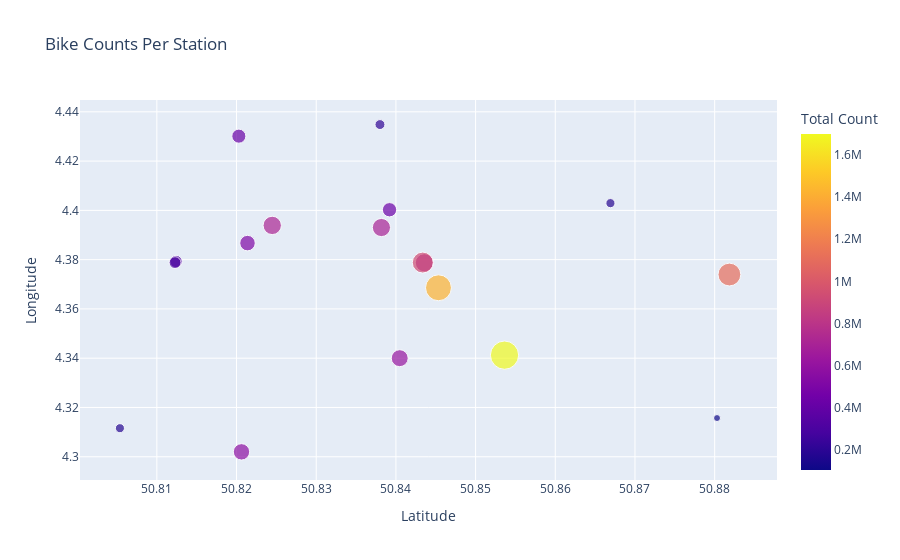

Notebook code for this chart:
### Code cell
# plot on a map
# convert to pandas dataframe
pdf_2024 = df_2024.toPandas()
import plotly.express as px

fig = px.scatter(
    pdf_2024,
    x='lon_wgs_84',
    y='lat_wgs_84',
    size='total_count_2024',
    color = 'total_count_2024',
    hover_name='device_name',
    title='Bike Counts Per Station',
    labels={'lon_wgs_84':'Longitude','lat_wgs_84':'Latitude','total_count_2024':'Total Count'}
)

fig.show()

### Figure 1 — Plotly figure (JSON) as saved in the notebook; plotly's stock layout.template omitted (floating-point values rounded to 4 significant figures)
{"data": [{"hovertemplate": "<b>%{hovertext}</b><br><br>Latitude=%{x}<br>Longitude=%{y}<br>Total Count=%{marker.color}<extra></extra>", "hovertext": ["CAT17", "CB02411", "CB1101", "CB1142", "CB1143", "CB1599", "CB1699", "CB2105", "CEE016", "CEK049", "CEK18", "CEK31", "CEV011", "CJE181", "CJM90", "CLW239", "COM205", "CVT387"], "legendgroup": "", "marker": {"color": [569622, 1105636, 1427037, 700479, 930700, 325219, 297998, 611051, 512085, 713978, 435371, 701753, 177772, 104181, 1699534, 210320, 420932, 174979], "coloraxis": "coloraxis", "size": [569622, 1105636, 1427037, 700479, 930700, 325219, 297998, 611051, 512085, 713978, 435371, 701753, 177772, 104181, 1699534, 210320, 420932, 174979], "sizemode": "area", "sizeref": 4249.0, "symbol": "circle"}, "mode": "markers", "name": "", "orientation": "v", "showlegend": false, "type": "scatter", "x": [50.82, 50.88, 50.85, 50.84, 50.84, 50.81, 50.81, 50.84, 50.82, 50.82, 50.84, 50.84, 50.87, 50.88, 50.85, 50.84, 50.82, 50.81], "xaxis": "x", "y": [4.302, 4.374, 4.369, 4.379, 4.379, 4.379, 4.379, 4.34, 4.387, 4.394, 4.4, 4.393, 4.403, 4.316, 4.341, 4.435, 4.43, 4.312], "yaxis": "y"}], "layout": {"coloraxis": {"colorbar": {"title": {"text": "Total Count"}}, "colorscale": [[0, "#0d0887"], [0.1111, "#46039f"], [0.2222, "#7201a8"], [0.3333, "#9c179e"], [0.4444, "#bd3786"], [0.5556, "#d8576b"], [0.6667, "#ed7953"], [0.7778, "#fb9f3a"], [0.8889, "#fdca26"], [1, "#f0f921"]]}, "legend": {"itemsizing": "constant", "tracegroupgap": 0}, "title": {"text": "Bike Counts Per Station"}, "xaxis": {"anchor": "y", "domain": [0, 1], "title": {"text": "Latitude"}}, "yaxis": {"anchor": "x", "domain": [0, 1], "title": {"text": "Longitude"}}}}
